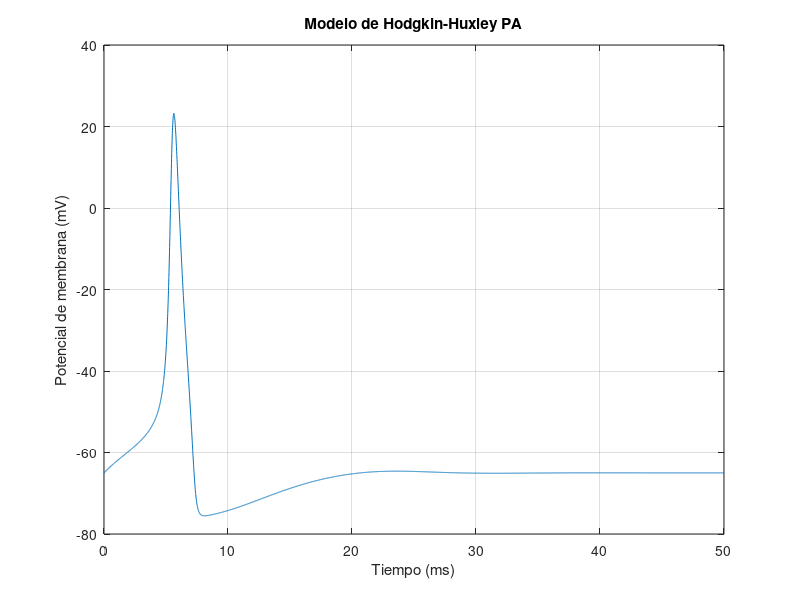

Here is the MATLAB script that generated this plot:
clc

C_m = 1;     
g_Na = 120;   
E_Na = 50;   
g_K = 36;     
E_K = -77;    
g_F = 0.3;    
E_F = -54.4;   


dt = 0.01;                 
T = 50;                     
t = 0:dt:T;                 
pasos = numel(t);

V = zeros(size(t));  
m = zeros(size(t));  
h = zeros(size(t));  
n = zeros(size(t)); 
V(1) = -65;

x=input("Inicio de la corriente: ");
    y=input("Fin de la corriente: ");
    z=input("Cantidad de corriente aplicada (uA): ");

    I = zeros(size(t));  
    I(find(t >= x & t <= y)) = z;  

for i = 1:pasos-1

alpha_m = (0.1*(V(i)+40)) / (1 - exp(-(V(i)+40)/10));
beta_m = 4 * exp(-(V(i)+65)/18);
alpha_h = 0.07 * exp(-(V(i)+65)/20);
beta_h = 1 / (1 + exp(-(V(i)+35)/10));
alpha_n = (0.01*(V(i)+55)) / (1 - exp(-(V(i)+55)/10));
beta_n = 0.125 * exp(-(V(i)+65)/80);
    

    iNa = g_Na * m(i)^3 * h(i) * (V(i) - E_Na);
    iK = g_K * n(i)^4 * (V(i) - E_K);
    iF = g_F * (V(i) - E_F);
     
    dvdt = (1/C_m) * (I(i)-iNa - iK - iF);
    dmdt = alpha_m * (1 - m(i)) - beta_m * m(i);
    dndt = alpha_n * (1 - n(i)) - beta_n * n(i);
    dhdt = alpha_h * (1 - h(i)) - beta_h * h(i);
    
    
    V(i+1) = V(i) + dt * dvdt;
    m(i+1) = m(i) + dt * dmdt;
    n(i+1) = n(i) + dt * dndt;
    h(i+1) = h(i) + dt * dhdt;
    
end


figure;
plot(t, V);
xlabel('Tiempo (ms)');
ylabel('Potencial de membrana (mV)');
title('Modelo de Hodgkin-Huxley PA');
grid on;

